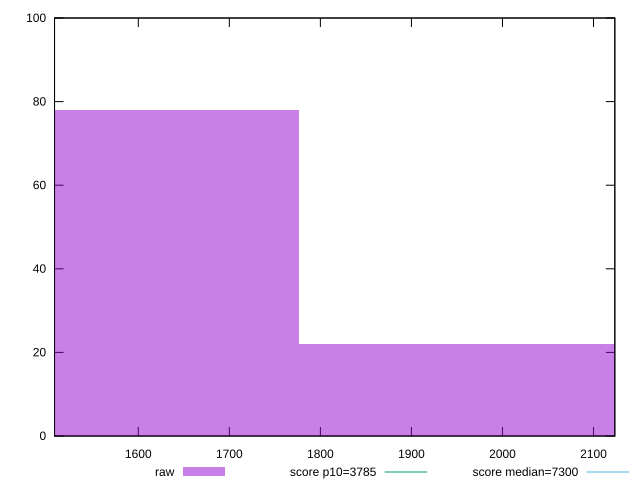

This figure's gnuplot source:
reset

$raw <<EOF
1578.6470499947632 78
1973.3088124934538 22
EOF

set key outside below
set boxwidth 394.6617624986908
set xrange [1508.0034:2123.4029499999997]
set yrange [0:100]
set trange [0:100]
set style fill transparent solid 0.5 noborder

set parametric
set terminal svg size 640, 490 enhanced background rgb 'white'
set output "reprap/interactive/samples/pages+cached+noexternal+nofonts+nosvg+noimg/raw/histogram.svg"

plot $raw title "raw" with boxes, \
     3785,t title "score p10=3785", \
     7300,t title "score median=7300"

reset
